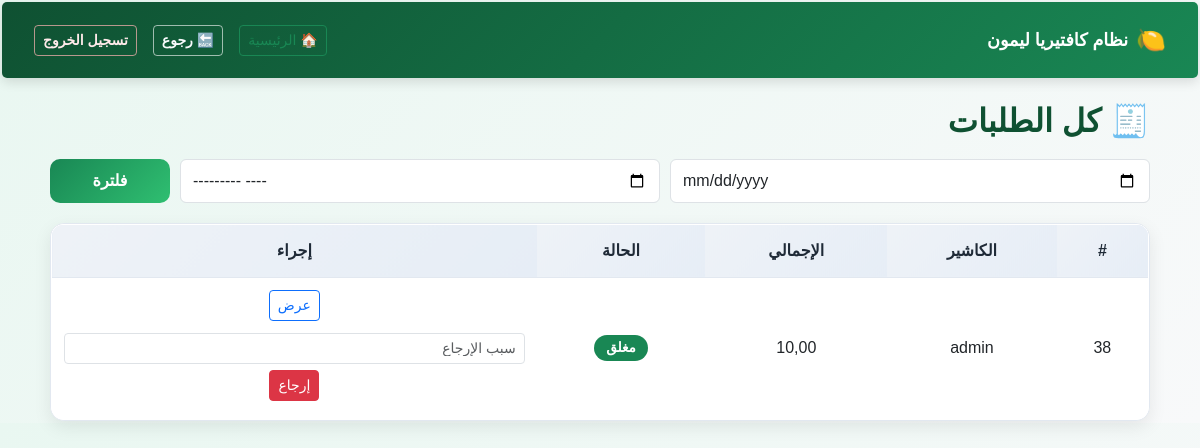
The page /reports/sales/ (signed in) on the database as committed earlier.
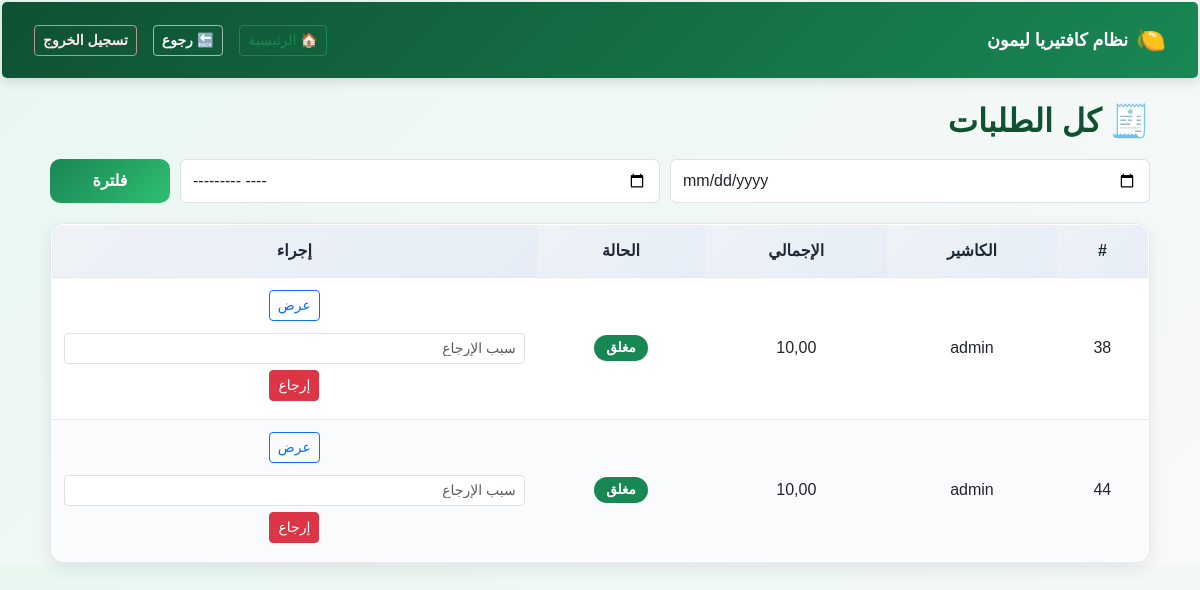
The same page on the database as committed later.
### sales/models.py (models this page shows, shortened)
class Ticket(models.Model):
    PAYMENT_CHOICES = (
        ('cash', 'نقداً'),
        ('transfer', 'تحويل'),
    )
    STATUS_CHOICES = (
        ('open', 'مفتوح'),
        ('closed', 'مغلق'),
    )
    cashier = models.ForeignKey(
        settings.AUTH_USER_MODEL,
        on_delete=models.CASCADE,
        verbose_name="الكاشير"
    )
    status = models.CharField(
        max_length=10,
        choices=STATUS_CHOICES,
        default='open'
    )
    payment_method = models.CharField(
        max_length=10,
        choices=PAYMENT_CHOICES,
        null=True,
        blank=True
    )
    transfer_number = models.CharField(
        max_length=50,
        null=True,
        blank=True
    )
    created_at = models.DateTimeField(auto_now_add=True)
    def total_amount(self):
        return sum(item.subtotal() for item in self.items.all())

class TicketItem(models.Model):
    ticket = models.ForeignKey(
        Ticket,
        related_name='items',
        on_delete=models.CASCADE
    )
    product = models.ForeignKey(Product, on_delete=models.CASCADE)
    quantity = models.PositiveIntegerField(default=1)
    price = models.DecimalField(max_digits=10, decimal_places=2)
    def subtotal(self):
        return self.price * self.quantity

### staff/models.py (models this page shows, shortened)
class CustomUser(AbstractUser):
    ROLES = (
        ('manager', 'مدير'),
        ('cashier', 'كاشير'),
        ('staff', 'موظف'),
    )
    role = models.CharField(max_length=20, choices=ROLES, default='staff')
    full_name = models.CharField(max_length=150)
    phone_number = models.CharField(max_length=20, blank=True)
    location = models.CharField(max_length=255, blank=True)
    manager_pin = models.CharField(
        max_length=128,
        blank=True,
        null=True,
        verbose_name="رمز المدير"
    )

### reports/views.py (the view)
# urls.py: path('sales/', views.sales_list, name='sales_list'),
@user_passes_test(is_manager)
def sales_list(request):
    tickets = Ticket.objects.select_related('cashier').filter(
        status='closed',
        items__isnull=False
        ).distinct()
    day = request.GET.get('day')
    month = request.GET.get('month')
    if day:
        day = datetime.strptime(day, "%Y-%m-%d").date()
        tickets = tickets.filter(created_at__date=day)
    elif month:
        month = datetime.strptime(month, "%Y-%m").date()
        tickets = tickets.filter(
            created_at__year=month.year,
            created_at__month=month.month
        )
    else:
        tickets = tickets.filter(created_at__date=now().date())
    return render(request, 'reports/sales_list.html', {
        'tickets': tickets
    })

### pos_system/utils.py (called while the page is built)
def is_manager(user):
    return user.is_authenticated and user.role == 'manager'

### templates/reports/sales_list.html (shortened to what this page needs)
{% extends "base.html" %}
{% load static %}
{% block extra_css %}
<link rel="stylesheet" href="{% static 'css/sales-list.css' %}">
{% endblock %}
{% block content %}
<div class="sales-page">
    <h2 class="page-title">🧾 كل الطلبات</h2>
    <form method="get" class="sales-filter">
        <input type="date" name="day" class="form-control">
        <input type="month" name="month" class="form-control">
        <button class="btn btn-green">فلترة</button>
    </form>
    <div class="table-wrapper">
        <table class="sales-table">
            <thead>
                <tr>
                    <th>#</th>
                    <th>الكاشير</th>
                    <th>الإجمالي</th>
                    <th>الحالة</th>
                    <th>إجراء</th>
                </tr>
            </thead>
            <tbody>
            {% for ticket in tickets %}
                <tr>
                    <td>{{ ticket.id }}</td>
                    <td>{{ ticket.cashier.full_name|default:ticket.cashier.username }}</td>
                    <td>{{ ticket.total_amount }}</td>
                    <td>
                        {% if ticket.status == 'closed' %}
                            <span class="badge badge-success">مغلق</span>
                        {% elif ticket.status == 'refunded' %}
                            <span class="badge badge-danger">مُرجع</span>
                        {% else %}
                            <span class="badge badge-secondary">{{ ticket.status }}</span>
                        {% endif %}
                    </td>
                    <td class="actions-cell">
                        <a href="{% url 'reports:ticket_detail' ticket.id %}"
                           class="btn btn-sm btn-outline-primary">
                            عرض
                        </a>
                        {% if ticket.status == 'closed' %}
                        <form method="post"
                              action="{% url 'reports:refund_ticket' ticket.id %}"
                              class="refund-form">
                            <input type="text"
                                   name="reason"
                                   class="form-control form-control-sm"
                                   placeholder="سبب الإرجاع"
                                   required>
                            <button class="btn btn-sm btn-danger">
                                إرجاع
                            </button>
                        </form>
                        {% endif %}
                    </td>
                </tr>
            {% empty %}
                <tr>
                    <td colspan="5" class="empty-row">
                        لا توجد طلبات
                    </td>
                </tr>
            {% endfor %}
            </tbody>
        </table>
    </div>
</div>
{% endblock %}

### templates/base.html (shortened to what this page needs)
<!DOCTYPE html>
<html lang="ar" dir="rtl">
<head>
    {% load static %}
    <link rel="stylesheet" href="{% static 'css/bootstrap.rtl.min.css' %}">
    <link rel="stylesheet" href="{% static 'css/style.css' %}">
    {% block extra_css %}{% endblock %}
</head>
<body>
<nav class="navbar navbar-expand-lg navbar-dark bg-dark lemon-navbar mb-4">
    <div class="container-fluid">
        <div class="d-flex align-items-center gap-2">
            <span class="navbar-logo">🍋</span>
            <span class="navbar-brand fw-bold">
                نظام كافتيريا ليمون
            </span>
        </div>
        {% if user.is_authenticated %}
        <div class="d-flex gap-3 align-items-center">
            {% if user.role == 'manager' %}
                <a href="{% url 'manager_dashboard' %}"
                   class="btn btn-outline-success btn-sm">
                    🏠 الرئيسية
                </a>
            {% elif user.role == 'cashier' %}
                <a href="{% url 'cashier_dashboard' %}"
                   class="btn btn-outline-success btn-sm">
                    🏠  الرئيسية
                </a>
            {% endif %}
            <a href="javascript:history.back()"
               class="btn btn-outline-light btn-sm">
                🔙 رجوع
            </a>
            <a href="{% url 'logout' %}"
               class="btn btn-outline-danger btn-sm">
                تسجيل الخروج
            </a>
        </div>
        {% endif %}
    </div>
</nav>
<div class="container">
    {% block content %}{% endblock %}
</div>
</body>
</html>

### static/css/style.css (style rules this page uses)
:root { --green-dark: #0f5132; --green-main: #198754; --green-light: #d1e7dd; --green-soft: #e9f7f1; --text-dark: #212529; --white: #ffffff; --accent-dark: #1f2a37; --accent-main: #334155; --accent-soft: #eef2f7; --border-soft: #e2e8f0; }
body { direction: rtl; font-family: "Cairo", sans-serif; background: linear-gradient(135deg, #e9f7f1, #f8f9fa); padding: 2px; color: var(--text-dark); }
.navbar { background: linear-gradient(135deg, var(--green-dark), var(--green-main)) !important; border-radius: 5px; padding: 20px 20px; box-shadow: 0 4px 12px rgba(0, 0, 0, 0.12); }
.navbar .navbar-brand { font-weight: 800; color: var(--white); }
.navbar .btn-outline-light { color: #f8fafc !important; border-color: rgba(255, 255, 255, 0.6); background: transparent; font-weight: 600; }
.navbar .btn-outline-danger { color: #ffeaea !important; border-color: rgba(255, 180, 180, 0.7); background: transparent; font-weight: 600; }
.navbar-logo { font-size: 24px; line-height: 1; }
.lemon-navbar .navbar-brand { font-size: 1.1rem; color: #ffffff; }
.btn-green { background: linear-gradient(135deg, var(--green-main), #2fbf71); color: var(--white); border: none; border-radius: 10px; padding: 10px 16px; font-weight: bold; cursor: pointer; transition: transform 0.15s ease, box-shadow 0.15s ease; }
input, select { border-radius: 10px; border: 1px solid var(--green-light); padding: 10px; font-family: "Cairo", sans-serif; }
table { width: 100%; border-collapse: collapse; background: var(--white); border-radius: 12px; overflow: hidden; border: 1px solid var(--border-soft); }
th { background: linear-gradient(135deg, var(--accent-soft), #e6edf6); color: var(--accent-dark); padding: 12px; font-weight: 800; border-bottom: 1px solid var(--border-soft); }
td { padding: 10px; border-bottom: 1px solid var(--border-soft); }
tr:nth-child(even) td { background: #fafbfc; }
tr:last-child td { border-bottom: none; }

### static/css/sales-list.css (style rules this page uses)
.sales-page { max-width: 1100px; margin: auto; }
.page-title { font-weight: 900; margin-bottom: 18px; color: var(--green-dark); }
.sales-filter { display: grid; grid-template-columns: 1fr 1fr auto; gap: 10px; margin-bottom: 20px; }
.sales-filter .btn { min-width: 120px; }
.table-wrapper { background: var(--white); border-radius: 14px; border: 1px solid var(--border-soft); box-shadow: 0 6px 18px rgba(0,0,0,0.08); overflow: hidden; }
.sales-table { width: 100%; border-collapse: collapse; }
.sales-table thead { background: linear-gradient(135deg, var(--accent-soft), #e6edf6); }
.sales-table th { padding: 14px; font-weight: 800; color: var(--accent-dark); border-bottom: 1px solid var(--border-soft); text-align: center; }
.sales-table td { padding: 12px; border-bottom: 1px solid var(--border-soft); text-align: center; }
.sales-table tr:nth-child(even) td { background: #fafbfc; }
.sales-table tr:last-child td { border-bottom: none; }
.badge { padding: 6px 12px; border-radius: 20px; font-size: 0.85rem; font-weight: 700; }
.badge-success { background: var(--green-main); color: #fff; }
.actions-cell { min-width: 200px; }
.actions-cell .btn { margin-bottom: 6px; }
.refund-form { margin-top: 6px; }
.refund-form input { margin-bottom: 6px; }

Rows that differ between the two databases and show on the page:
added Ticket: id "44", cashier.full_name "admin", total_amount "10,00", status "مغلق"
